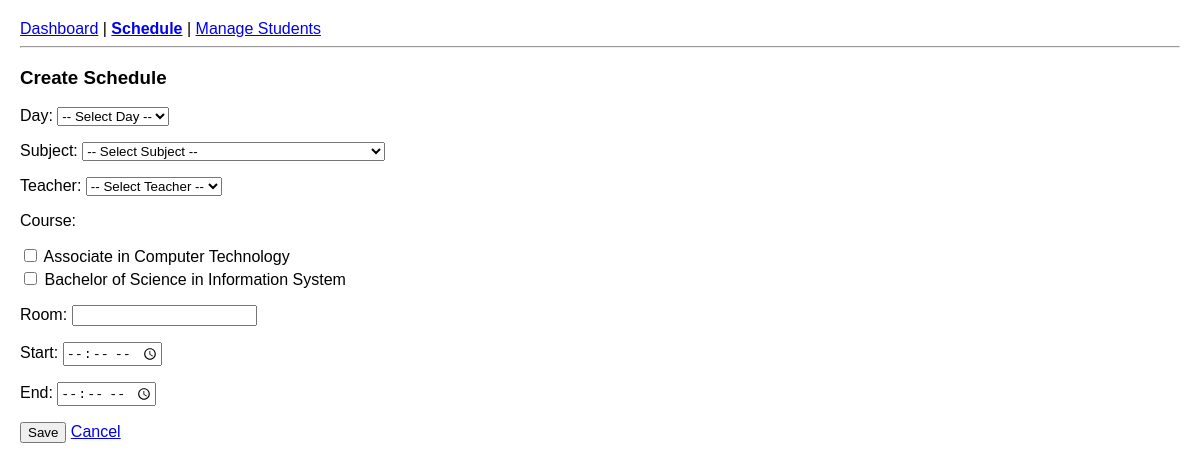
/src/admin_schedule.php?action=create (signed in), run on the app's committed database.
### tables this page shows
CREATE TABLE courses (
        id INTEGER PRIMARY KEY AUTOINCREMENT,
        course_name TEXT NOT NULL UNIQUE
    );

### src/admin_schedule.php (the view, shortened to what this page needs)
<?php
$db = get_db();
$courseOptions = [];
$courseRes = $db->query("SELECT id, course_name FROM courses ORDER BY course_name ASC");
while ($row = $courseRes->fetchArray(SQLITE3_ASSOC)) { $courseOptions[] = $row; }
$action = $_GET["action"] ?? "list";
        ?>
<!DOCTYPE html>
<html lang="en">
<head>
    <link rel="stylesheet" href="../try.css">
</head>
<body>
    <nav>
        <a href="admin_dashboard.php">Dashboard</a> |
        <a href="admin_schedule.php"><strong>Schedule</strong></a> |
        <a href="admin_student_manage.php">Manage Students</a>
    </nav>
    <hr>
    <?php if ($action === 'create' || $action === 'edit'): ?>
        <?php
        $id = (int)($_GET["id"] ?? 0);
        $row = ($action === 'edit') ? $db->querySingle("SELECT * FROM schedules WHERE id=$id", true) : [];
        $currentCourseIds = [];
        ?>
        <h3><?php echo ucfirst($action); ?> Schedule</h3>
        <form id="scheduleForm" method="post" action="?action=<?php echo ($action==='edit') ? 'update' : 'store'; ?>" onsubmit="return validateCourseSelection()">
            <p>Day:
                <select name="day" required>
                    <?php $val = $row['day'] ?? ''; ?>
                    <option value="" disabled <?php if($val == "") echo "selected"; ?>>-- Select Day --</option>
                </select>
            </p>
            <p>Subject: <select name="subject_id" required>
                <option value="" disabled <?php if(!isset($row['subject_id'])) echo "selected"; ?>>-- Select Subject --</option>
            </select></p>
            <p>Teacher: <select name="teacher_id" required>
                <option value="" disabled <?php if(!isset($row['teacher_id'])) echo "selected"; ?>>-- Select Teacher --</option>
            </select></p>
            <p>Course:</p>
            <div id="course_checkbox_group">
                <?php foreach($courseOptions as $o):
                    $isChecked = in_array($o['id'], $currentCourseIds) ? 'checked' : '';
                ?>
                    <label style="display:block; margin-bottom:3px;">
                        <input type="checkbox" name="course_ids[]" value="<?php echo $o['id']; ?>" <?php echo $isChecked; ?>>
                        <?php echo htmlspecialchars($o['course_name']); ?>
                    </label>
                <?php endforeach; ?>
            </div>
            <p>Room: <input type="text" name="room" value="<?php echo $row['room']??''; ?>" required></p>
            <p>Start: <input type="time" name="time_start" value="<?php echo $row['time_start']??''; ?>" required></p>
            <p>End: <input type="time" name="time_end" value="<?php echo $row['time_end']??''; ?>" required></p>
            <button type="submit">Save</button>
            <a href="admin_schedule.php">Cancel</a>
        </form>
    <?php endif; ?>
</body>
</html>

### try.css (style rules this page uses)
body { font-family: sans-serif; margin: 20px; }

### data on the page
courses: course_name "Associate in Computer Technology"
courses: course_name "Bachelor of Science in Information System"

### other printed values
$action "Create"
